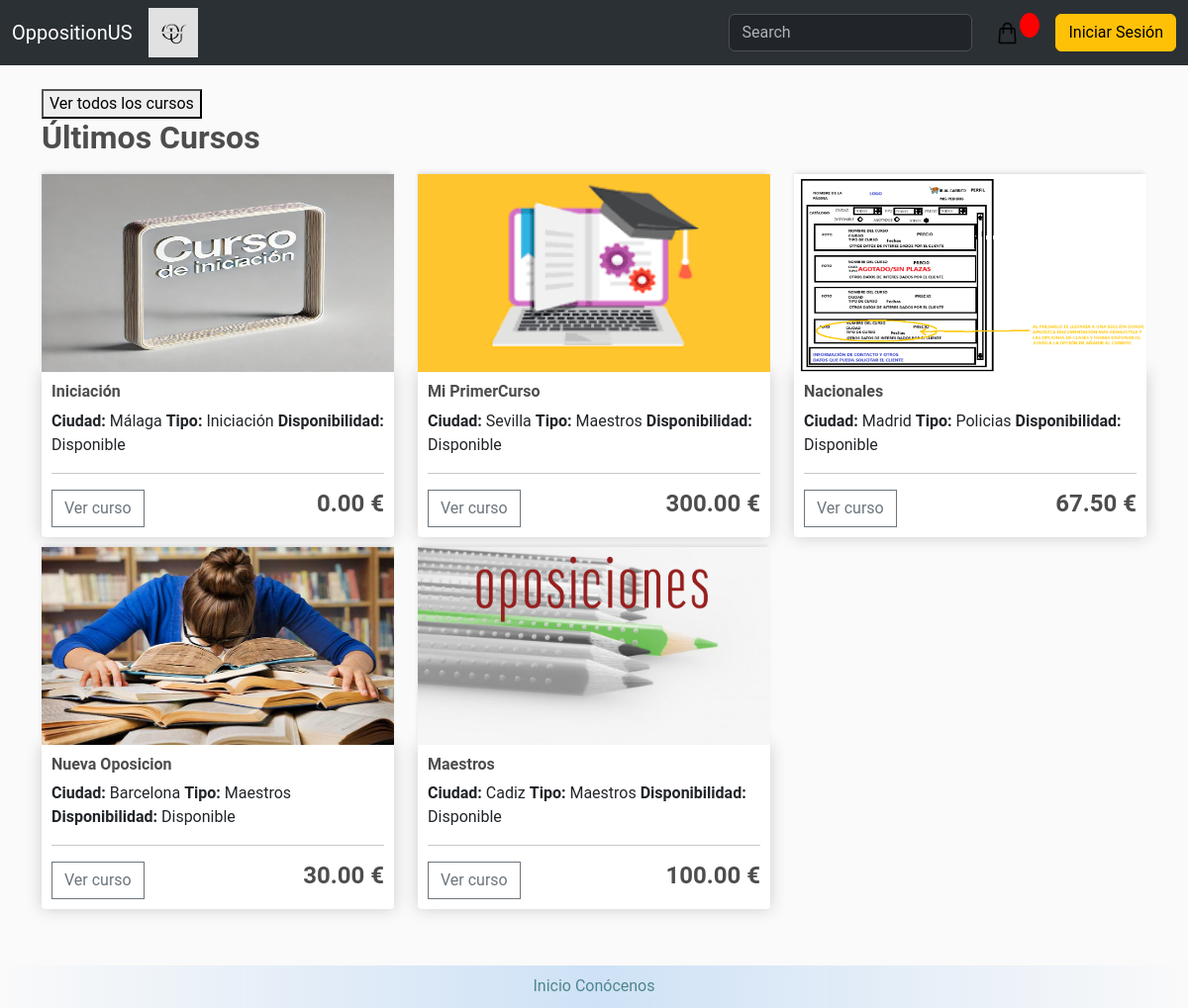
/, run on an earlier commit of the app's database.
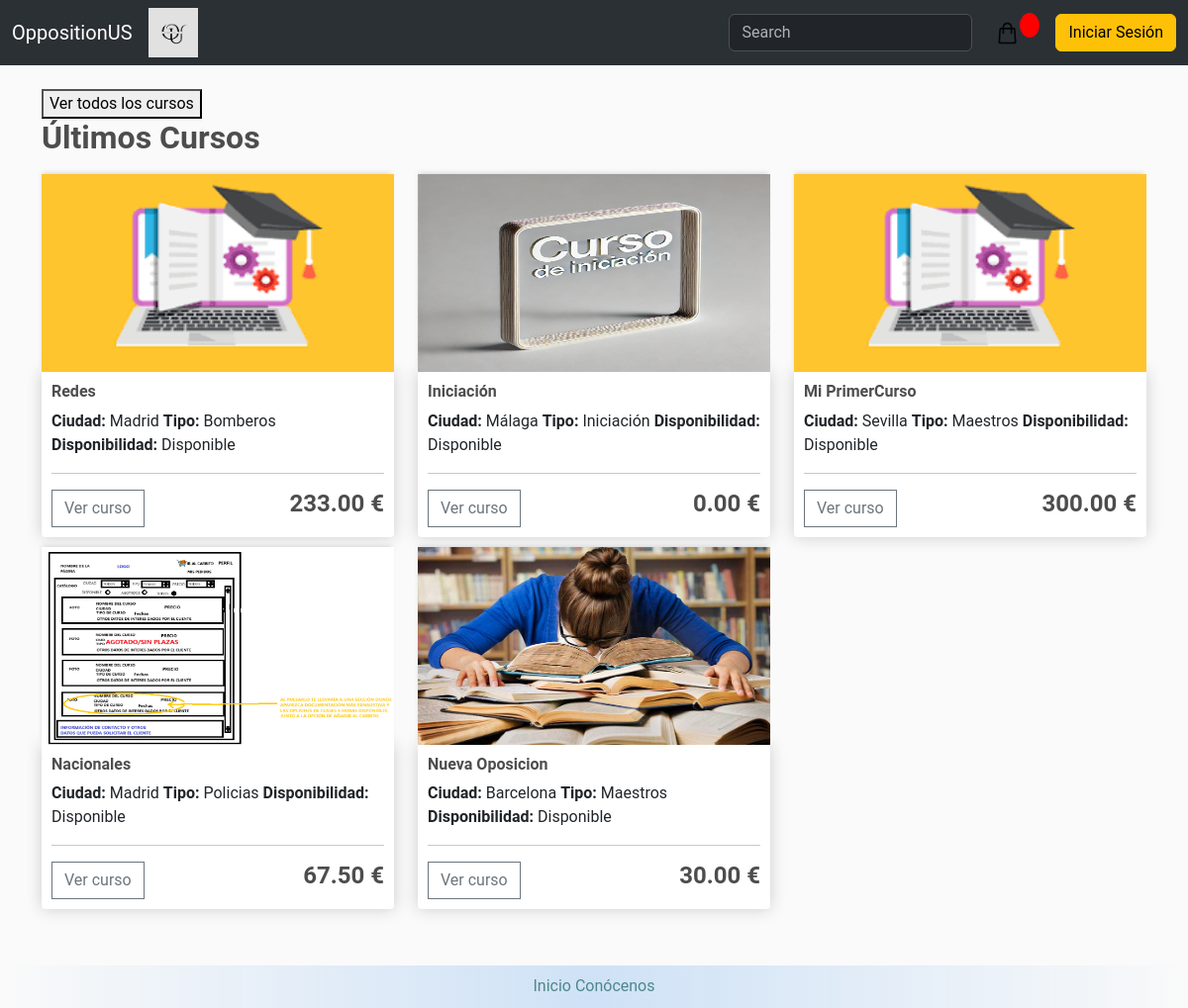
And on a later commit of the database.
### store/models.py (models this page shows, shortened)
class Course(models.Model):
    name = models.CharField(max_length=200, null=False, blank=False)
    image = models.ImageField(upload_to='courses')
    price = models.DecimalField(max_digits=7, decimal_places=2, null=False, blank=False, validators=[MinValueValidator(0)])
    details = models.CharField(max_length=200, null=True, blank=True)
    city = models.CharField(max_length=200, null=False, blank=False)
    course_type = models.ForeignKey(CourseType, null=True, on_delete=models.SET_NULL)
    capacity = models.IntegerField(null=False, blank=False, validators=[MinValueValidator(0)])
    is_available = models.BooleanField(default=True)
    start_date = models.DateField(null=False, blank=False)
    end_date = models.DateField(null=False, blank=False)
    class Meta:
        verbose_name = 'Course'
        verbose_name_plural = 'Courses'
        ordering = ['name']

class CourseType(models.Model):
    name = models.CharField(max_length=50, unique=True, null=False, blank=False)
    def __str__(self):
        return self.name
    class Meta:
        verbose_name = 'Course type'
        verbose_name_plural = 'Course types'
        ordering = ['name']

### store/views.py (the view)
# urls.py: path('',views.showcase, name='showcase'),
def showcase(request):
    courses_preview = Course.objects.order_by('-id')[:5]
    context = {
        'courses_preview': courses_preview,
    }
    return render(request, 'store/preview.html', context)

### store/templates/store/preview.html (shortened to what this page needs)
{% extends 'store/main.html' %}
{% load static %}
{% block content %}
<div class="row">
    <form action="{% url 'store' %}" method="get">
        <button type="submit">Ver todos los cursos</button>
    </form>
    <h2><strong>Últimos Cursos</strong></h2>
    {% for course in courses_preview %}
        <div class="col-lg-4">
            <a href="{% url 'details' course.id %}">
                {% if course.image %}
                    <img class="thumbnail" src="{{ course.image.url }}">
                {% else %}
                    <img class="thumbnail" src="/products/placeholder.png">
                {% endif %}
            </a>
            <div class="box-element product">
                <h6><strong>{{ course.name }}</strong></h6>
                <h8><strong>Ciudad:</strong> {{ course.city }}</h8>
                <h8><strong>Tipo:</strong> {{ course.course_type }}</h8>
                <h8><strong>Disponibilidad:</strong> {{ course.is_available|yesno:"Disponible,No disponible" }}</h8>
                <hr>
                <a href="{% url 'details' course.id %}">
                    <button class="btn btn-outline-secondary add-btn">Ver curso</button>
                </a>
                <h4 style="display: inline-block; float: right;"><strong>
                    {{ course.price|floatformat:2 }} €
                </strong></h4>
            </div>
        </div>
    {% endfor %}
</div>
{% endblock content %}

### store/templates/store/main.html (shortened to what this page needs)
<!DOCTYPE html>
{% load static %}
<html>
    <head>
        <link rel="stylesheet" type="text/css" href="{% static 'css/main.css' %}">
        <link href="https://cdn.jsdelivr.net/npm/bootstrap@5.3.2/dist/css/bootstrap.min.css" rel="stylesheet">
        <link rel="stylesheet" type="text/css" href="{% static 'css/main.css' %}">
    </head>
     <body>
        <nav class="navbar navbar-expand-lg bg-primary bg-body-tertiary" data-bs-theme="dark">
          <div class="container-fluid">
            <a class="navbar-brand" href="{% url 'store' %}">OppositionUS</a>
            <img src="{% static 'images/OppositionUS.png' %}" alt="Logo de la empresa" style="height: 50px; margin-right: 10px;">
            <div class="collapse navbar-collapse" id="navbarSupportedContent">
              <form class="d-flex" action="/" method="get" role="search">
                <input class="form-control me-2" type="search" placeholder="Search" aria-label="Search" name="q">
              </form>
              <a href="{% url 'cart' %}">
                  <img id="cart-icon" src="{% static 'images/cart.png' %}">
              </a>
              <p id="cart-total">{{ cartItems }}</p>
              {% if not user.is_authenticated %}
                  <a href="{% url 'login' %}"class="btn btn-warning ms-lg-3 rounded-2">Iniciar Sesión</a>
              {% endif %}
            </div>
          </div>
        </nav>
        <main class="flex-shrink-0">
          <div class="container">
                <br>
                {% block content %}
                {% endblock content %}
          </div>
        </main>
        <footer>
            <a href="/">Inicio</a>
            <a href="/about">Conócenos</a>
        </footer>
    </body>
</html>

### static/css/main.css (style rules this page uses)
body { background-color: hsl(0, 0%, 98%); font-family: 'Roboto', 'Helvetica Neue', Arial, sans-serif; display: flex; flex-direction: column; min-height: 100vh; }
h1,h2,h3,h4,h5,h6 { color:hsl(0, 0%, 30%); }
.box-element { box-shadow:hsl(0, 0%, 80%) 0 0 16px; background-color: #fff; border-radius: 4px; padding: 10px; }
.thumbnail { width: 100%; height: 200px; -webkit-box-shadow: -1px -3px 5px -2px rgba(214,214,214,1); -moz-box-shadow: -1px -3px 5px -2px rgba(214,214,214,1); box-shadow: -1px -3px 5px -2px rgba(214,214,214,1); }
.product { border-radius: 0 0 4px 4px; }
#cart-icon { width:25px; display: inline-block; margin-left: 15px; }
#cart-total { display: block; text-align: center; color:#fff; background-color: red; width: 20px; height: 25px; border-radius: 50%; font-size: 14px; }
.col-lg-4, .col-lg-6, .col-lg-8, .col-lg-12 { margin-top: 10px; }
.btn { border-radius: 0; }
main { padding-bottom: 100px; }
footer { position: fixed; left: 0; bottom: 0; width: 100%; background: rgb(255,255,255); background: linear-gradient(90deg, rgba(255,255,255,0) 0%, rgba(197,220,245,0.8225490879945728) 50%, rgba(255,255,255,0) 100%); color: white; text-align: center; margin-top: auto; padding: 0.6em; }
footer a { color: #4f868c; text-decoration: none; }
.form-control { width: 100%; }

What changed in the data, as far as the page shows it:
no longer on this page (row unchanged): Course: image (placeholder picture), name "Maestros", city "Cadiz", course_type "Maestros", is_available "Disponible", price "100.00"
added Course: image (picture), name "Redes", city "Madrid", course_type "Bomberos", is_available "Disponible", price "233.00"
